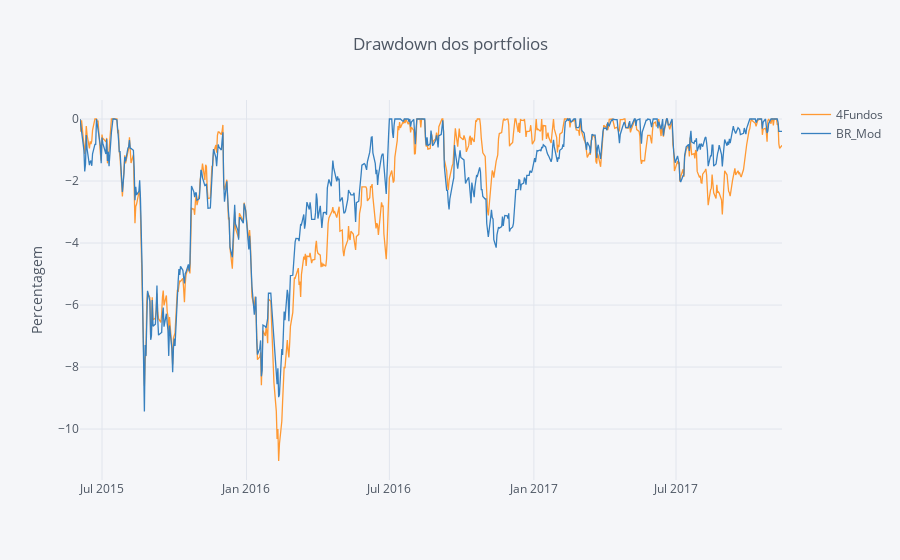

The code cell stored with this chart in its notebook:
### Code cell
#### Computing Drawdowns ####
DD = round(compute_drawdowns(novos_portfolios), 2)

DD.iplot(kind='scatter', title='Drawdown dos portfolios', yTitle='Percentagem')

### Figure 1 — Plotly figure (JSON) as saved in the notebook; plotly's stock layout.template omitted (floating-point values rounded to 4 significant figures; data arrays with more than 128 entries replaced by an {"elided": "..."} marker saying what was removed)
{"data": [{"line": {"color": "rgba(255, 153, 51, 1.0)", "dash": "solid", "width": 1.3}, "mode": "lines", "name": "4Fundos", "text": "", "type": "scatter", "x": {"elided": "637 str values"}, "y": {"elided": "637 float values"}}, {"line": {"color": "rgba(55, 128, 191, 1.0)", "dash": "solid", "width": 1.3}, "mode": "lines", "name": "BR_Mod", "text": "", "type": "scatter", "x": {"elided": "637 str values"}, "y": {"elided": "637 float values"}}], "layout": {"legend": {"bgcolor": "#F5F6F9", "font": {"color": "#4D5663"}}, "paper_bgcolor": "#F5F6F9", "plot_bgcolor": "#F5F6F9", "title": "Drawdown dos portfolios", "titlefont": {"color": "#4D5663"}, "xaxis1": {"gridcolor": "#E1E5ED", "showgrid": true, "tickfont": {"color": "#4D5663"}, "title": "", "titlefont": {"color": "#4D5663"}, "zerolinecolor": "#E1E5ED"}, "yaxis1": {"gridcolor": "#E1E5ED", "showgrid": true, "tickfont": {"color": "#4D5663"}, "title": "Percentagem", "titlefont": {"color": "#4D5663"}, "zerolinecolor": "#E1E5ED"}}}
